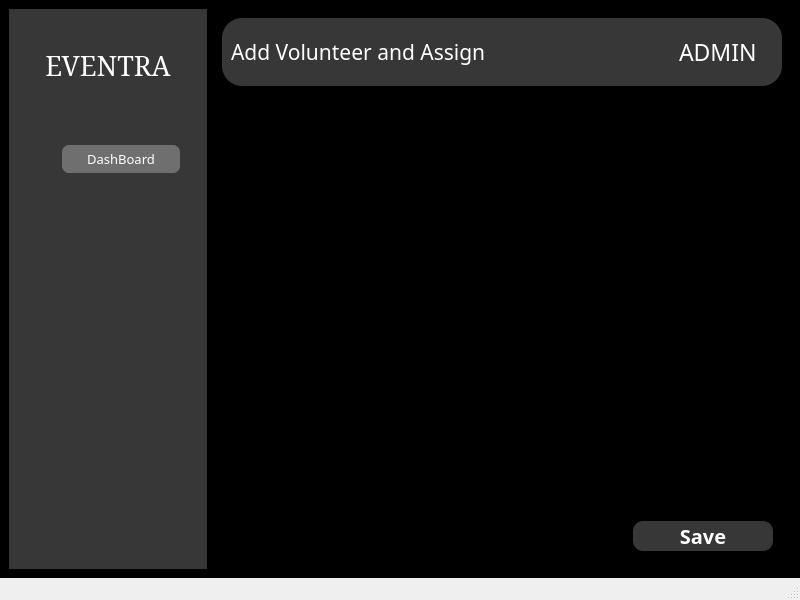
<?xml version="1.0" encoding="UTF-8"?>
<ui version="4.0">
 <class>AddVolunteerName</class>
 <widget class="QMainWindow" name="AddVolunteerName">
  <property name="geometry">
   <rect>
    <x>0</x>
    <y>0</y>
    <width>800</width>
    <height>600</height>
   </rect>
  </property>
  <property name="minimumSize">
   <size>
    <width>0</width>
    <height>0</height>
   </size>
  </property>
  <property name="maximumSize">
   <size>
    <width>16777215</width>
    <height>16777215</height>
   </size>
  </property>
  <property name="windowTitle">
   <string>MainWindow</string>
  </property>
  <widget class="QWidget" name="centralwidget">
   <property name="styleSheet">
    <string notr="true">background-color: rgb(0, 0, 0);</string>
   </property>
   <layout class="QHBoxLayout" name="horizontalLayout_2">
    <item>
     <layout class="QHBoxLayout" name="horizontalLayout">
      <item>
       <widget class="QWidget" name="widget" native="true">
        <property name="sizePolicy">
         <sizepolicy hsizetype="Fixed" vsizetype="Preferred">
          <horstretch>0</horstretch>
          <verstretch>0</verstretch>
         </sizepolicy>
        </property>
        <property name="minimumSize">
         <size>
          <width>180</width>
          <height>0</height>
         </size>
        </property>
        <property name="styleSheet">
         <string notr="true">background-color:rgb(55,55,55);</string>
        </property>
        <layout class="QVBoxLayout" name="verticalLayout_6">
         <item>
          <widget class="QWidget" name="LeftSidebar" native="true">
           <property name="sizePolicy">
            <sizepolicy hsizetype="Fixed" vsizetype="Preferred">
             <horstretch>0</horstretch>
             <verstretch>0</verstretch>
            </sizepolicy>
           </property>
           <property name="minimumSize">
            <size>
             <width>180</width>
             <height>0</height>
            </size>
           </property>
           <property name="styleSheet">
            <string notr="true">QWidget{
	background-color: rgb(55, 55, 55);
}</string>
           </property>
           <layout class="QVBoxLayout" name="verticalLayout_7">
            <item>
             <layout class="QVBoxLayout" name="verticalLayout_8">
              <item>
               <widget class="QLabel" name="label_20">
                <property name="font">
                 <font>
                  <family>SimSun</family>
                  <pointsize>20</pointsize>
                 </font>
                </property>
                <property name="styleSheet">
                 <string notr="true">QLabel{
padding-top:20px;
color:white;
}</string>
                </property>
                <property name="text">
                 <string>EVENTRA</string>
                </property>
                <property name="alignment">
                 <set>Qt::AlignmentFlag::AlignCenter</set>
                </property>
               </widget>
              </item>
             </layout>
            </item>
            <item>
             <spacer name="verticalSpacer_5">
              <property name="orientation">
               <enum>Qt::Orientation::Vertical</enum>
              </property>
              <property name="sizeHint" stdset="0">
               <size>
                <width>20</width>
                <height>40</height>
               </size>
              </property>
             </spacer>
            </item>
            <item>
             <widget class="QWidget" name="widget_17" native="true">
              <property name="sizePolicy">
               <sizepolicy hsizetype="Preferred" vsizetype="Fixed">
                <horstretch>0</horstretch>
                <verstretch>0</verstretch>
               </sizepolicy>
              </property>
              <property name="minimumSize">
               <size>
                <width>0</width>
                <height>40</height>
               </size>
              </property>
              <layout class="QHBoxLayout" name="horizontalLayout_58">
               <item>
                <layout class="QHBoxLayout" name="horizontalLayout_59">
                 <item>
                  <widget class="QLabel" name="label_26">
                   <property name="sizePolicy">
                    <sizepolicy hsizetype="Fixed" vsizetype="Fixed">
                     <horstretch>0</horstretch>
                     <verstretch>0</verstretch>
                    </sizepolicy>
                   </property>
                   <property name="minimumSize">
                    <size>
                     <width>20</width>
                     <height>20</height>
                    </size>
                   </property>
                   <property name="maximumSize">
                    <size>
                     <width>20</width>
                     <height>20</height>
                    </size>
                   </property>
                   <property name="text">
                    <string/>
                   </property>
                   <property name="pixmap">
                    <pixmap resource="resources.qrc">:/resources/icons8-dashboard-50.png</pixmap>
                   </property>
                   <property name="scaledContents">
                    <bool>true</bool>
                   </property>
                  </widget>
                 </item>
                 <item>
                  <widget class="QPushButton" name="dashboard_5">
                   <property name="font">
                    <font>
                     <family>Segoe Fluent Icons</family>
                     <pointsize>10</pointsize>
                    </font>
                   </property>
                   <property name="styleSheet">
                    <string notr="true">QPushButton{
color:white;
	background-color: rgb(111, 111, 111);
padding:5px;
border:none;
border-radius:7px;
}
QPushButton:hover{
	background-color: rgb(188, 0, 188);
}</string>
                   </property>
                   <property name="text">
                    <string>DashBoard</string>
                   </property>
                  </widget>
                 </item>
                </layout>
               </item>
              </layout>
             </widget>
            </item>
            <item>
             <widget class="QWidget" name="widget_18" native="true">
              <property name="sizePolicy">
               <sizepolicy hsizetype="Preferred" vsizetype="Fixed">
                <horstretch>0</horstretch>
                <verstretch>0</verstretch>
               </sizepolicy>
              </property>
              <property name="minimumSize">
               <size>
                <width>0</width>
                <height>40</height>
               </size>
              </property>
              <layout class="QHBoxLayout" name="horizontalLayout_60"/>
             </widget>
            </item>
            <item>
             <widget class="QWidget" name="widget_19" native="true">
              <property name="sizePolicy">
               <sizepolicy hsizetype="Preferred" vsizetype="Fixed">
                <horstretch>0</horstretch>
                <verstretch>0</verstretch>
               </sizepolicy>
              </property>
              <property name="minimumSize">
               <size>
                <width>0</width>
                <height>40</height>
               </size>
              </property>
              <layout class="QHBoxLayout" name="horizontalLayout_62"/>
             </widget>
            </item>
            <item>
             <widget class="QWidget" name="widget_20" native="true">
              <property name="sizePolicy">
               <sizepolicy hsizetype="Preferred" vsizetype="Fixed">
                <horstretch>0</horstretch>
                <verstretch>0</verstretch>
               </sizepolicy>
              </property>
              <property name="minimumSize">
               <size>
                <width>0</width>
                <height>40</height>
               </size>
              </property>
              <layout class="QHBoxLayout" name="horizontalLayout_64"/>
             </widget>
            </item>
            <item>
             <widget class="QWidget" name="widget_21" native="true">
              <property name="sizePolicy">
               <sizepolicy hsizetype="Preferred" vsizetype="Fixed">
                <horstretch>0</horstretch>
                <verstretch>0</verstretch>
               </sizepolicy>
              </property>
              <property name="minimumSize">
               <size>
                <width>0</width>
                <height>40</height>
               </size>
              </property>
              <layout class="QHBoxLayout" name="horizontalLayout_66"/>
             </widget>
            </item>
            <item>
             <spacer name="verticalSpacer_6">
              <property name="orientation">
               <enum>Qt::Orientation::Vertical</enum>
              </property>
              <property name="sizeHint" stdset="0">
               <size>
                <width>20</width>
                <height>40</height>
               </size>
              </property>
             </spacer>
            </item>
            <item>
             <spacer name="verticalSpacer_7">
              <property name="orientation">
               <enum>Qt::Orientation::Vertical</enum>
              </property>
              <property name="sizeHint" stdset="0">
               <size>
                <width>20</width>
                <height>40</height>
               </size>
              </property>
             </spacer>
            </item>
            <item>
             <widget class="QWidget" name="widget_22" native="true">
              <property name="sizePolicy">
               <sizepolicy hsizetype="Preferred" vsizetype="Fixed">
                <horstretch>0</horstretch>
                <verstretch>0</verstretch>
               </sizepolicy>
              </property>
              <property name="minimumSize">
               <size>
                <width>0</width>
                <height>40</height>
               </size>
              </property>
              <layout class="QHBoxLayout" name="horizontalLayout_68"/>
             </widget>
            </item>
            <item>
             <spacer name="verticalSpacer_8">
              <property name="orientation">
               <enum>Qt::Orientation::Vertical</enum>
              </property>
              <property name="sizeHint" stdset="0">
               <size>
                <width>20</width>
                <height>40</height>
               </size>
              </property>
             </spacer>
            </item>
           </layout>
          </widget>
         </item>
         <item>
          <layout class="QVBoxLayout" name="verticalLayout_5"/>
         </item>
        </layout>
       </widget>
      </item>
      <item>
       <widget class="QWidget" name="widget_2" native="true">
        <layout class="QVBoxLayout" name="verticalLayout_2">
         <item>
          <layout class="QVBoxLayout" name="verticalLayout">
           <item>
            <widget class="QWidget" name="widget_3" native="true">
             <property name="sizePolicy">
              <sizepolicy hsizetype="Preferred" vsizetype="Fixed">
               <horstretch>0</horstretch>
               <verstretch>0</verstretch>
              </sizepolicy>
             </property>
             <property name="minimumSize">
              <size>
               <width>0</width>
               <height>60</height>
              </size>
             </property>
             <property name="styleSheet">
              <string notr="true">background-color:rgb(55,55,55);
border-radius:20px;</string>
             </property>
             <layout class="QHBoxLayout" name="horizontalLayout_4">
              <item>
               <layout class="QHBoxLayout" name="horizontalLayout_3">
                <item>
                 <widget class="QLabel" name="label">
                  <property name="font">
                   <font>
                    <family>Sitka</family>
                    <pointsize>16</pointsize>
                   </font>
                  </property>
                  <property name="styleSheet">
                   <string notr="true">color:white;</string>
                  </property>
                  <property name="text">
                   <string>Add Volunteer and Assign </string>
                  </property>
                 </widget>
                </item>
                <item>
                 <widget class="QWidget" name="widget_5" native="true">
                  <property name="sizePolicy">
                   <sizepolicy hsizetype="Fixed" vsizetype="Preferred">
                    <horstretch>0</horstretch>
                    <verstretch>0</verstretch>
                   </sizepolicy>
                  </property>
                  <property name="minimumSize">
                   <size>
                    <width>155</width>
                    <height>0</height>
                   </size>
                  </property>
                  <layout class="QHBoxLayout" name="horizontalLayout_6">
                   <item>
                    <layout class="QHBoxLayout" name="horizontalLayout_5">
                     <item>
                      <widget class="QLabel" name="label_3">
                       <property name="minimumSize">
                        <size>
                         <width>30</width>
                         <height>30</height>
                        </size>
                       </property>
                       <property name="maximumSize">
                        <size>
                         <width>30</width>
                         <height>30</height>
                        </size>
                       </property>
                       <property name="text">
                        <string/>
                       </property>
                       <property name="pixmap">
                        <pixmap resource="resources.qrc">:/resources/icons8-name-50.png</pixmap>
                       </property>
                       <property name="scaledContents">
                        <bool>true</bool>
                       </property>
                      </widget>
                     </item>
                     <item>
                      <widget class="QLabel" name="label_2">
                       <property name="font">
                        <font>
                         <family>Sitka</family>
                         <pointsize>17</pointsize>
                        </font>
                       </property>
                       <property name="styleSheet">
                        <string notr="true">color:white;
padding-left:10px;</string>
                       </property>
                       <property name="text">
                        <string>ADMIN</string>
                       </property>
                      </widget>
                     </item>
                    </layout>
                   </item>
                  </layout>
                 </widget>
                </item>
               </layout>
              </item>
             </layout>
            </widget>
           </item>
           <item>
            <widget class="QScrollArea" name="scrollArea">
             <property name="widgetResizable">
              <bool>true</bool>
             </property>
             <widget class="QWidget" name="scrollAreaWidgetContents">
              <property name="geometry">
               <rect>
                <x>0</x>
                <y>0</y>
                <width>574</width>
                <height>422</height>
               </rect>
              </property>
              <widget class="QWidget" name="scrollContent" native="true">
               <property name="geometry">
                <rect>
                 <x>0</x>
                 <y>0</y>
                 <width>581</width>
                 <height>461</height>
                </rect>
               </property>
              </widget>
             </widget>
            </widget>
           </item>
          </layout>
         </item>
         <item>
          <widget class="QWidget" name="widget_4" native="true">
           <property name="sizePolicy">
            <sizepolicy hsizetype="Preferred" vsizetype="Fixed">
             <horstretch>0</horstretch>
             <verstretch>0</verstretch>
            </sizepolicy>
           </property>
           <property name="minimumSize">
            <size>
             <width>0</width>
             <height>40</height>
            </size>
           </property>
           <layout class="QHBoxLayout" name="horizontalLayout_8">
            <item>
             <layout class="QHBoxLayout" name="horizontalLayout_7">
              <item>
               <spacer name="horizontalSpacer">
                <property name="orientation">
                 <enum>Qt::Orientation::Horizontal</enum>
                </property>
                <property name="sizeHint" stdset="0">
                 <size>
                  <width>40</width>
                  <height>20</height>
                 </size>
                </property>
               </spacer>
              </item>
              <item>
               <widget class="QPushButton" name="Savevolunteers">
                <property name="sizePolicy">
                 <sizepolicy hsizetype="Fixed" vsizetype="Fixed">
                  <horstretch>0</horstretch>
                  <verstretch>0</verstretch>
                 </sizepolicy>
                </property>
                <property name="minimumSize">
                 <size>
                  <width>140</width>
                  <height>30</height>
                 </size>
                </property>
                <property name="font">
                 <font>
                  <family>Arial Rounded MT</family>
                  <pointsize>15</pointsize>
                  <bold>true</bold>
                 </font>
                </property>
                <property name="styleSheet">
                 <string notr="true">QPushButton{
background-color:rgb(55,55,55);
color:white;
border:none;
border-radius:10px;
}
QPushButton:hover{

	background-color: rgb(255, 170, 255);
color:black;
}</string>
                </property>
                <property name="text">
                 <string>Save</string>
                </property>
               </widget>
              </item>
             </layout>
            </item>
           </layout>
          </widget>
         </item>
        </layout>
       </widget>
      </item>
     </layout>
    </item>
   </layout>
  </widget>
  <widget class="QMenuBar" name="menubar">
   <property name="geometry">
    <rect>
     <x>0</x>
     <y>0</y>
     <width>800</width>
     <height>18</height>
    </rect>
   </property>
  </widget>
  <widget class="QStatusBar" name="statusbar"/>
 </widget>
 <resources>
  <include location="resources.qrc"/>
 </resources>
 <connections/>
</ui>
